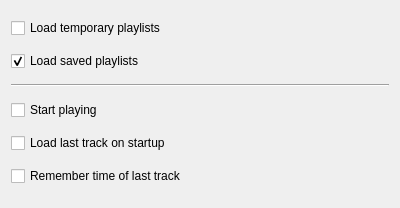
<?xml version="1.0" encoding="UTF-8"?>
<ui version="4.0">
 <class>GUI_StartupOptions</class>
 <widget class="QWidget" name="GUI_StartupOptions">
  <property name="geometry">
   <rect>
    <x>0</x>
    <y>0</y>
    <width>400</width>
    <height>208</height>
   </rect>
  </property>
  <layout class="QGridLayout" name="gridLayout">
   <item row="4" column="0">
    <widget class="QCheckBox" name="cb_load_last_track">
     <property name="text">
      <string>Load last track on startup</string>
     </property>
    </widget>
   </item>
   <item row="2" column="0">
    <widget class="Line" name="line_3">
     <property name="orientation">
      <enum>Qt::Horizontal</enum>
     </property>
    </widget>
   </item>
   <item row="0" column="0">
    <widget class="QCheckBox" name="cb_load_temporary_playlists">
     <property name="text">
      <string>Load temporary playlists</string>
     </property>
    </widget>
   </item>
   <item row="3" column="0">
    <widget class="QCheckBox" name="cb_start_playing">
     <property name="text">
      <string>Start playing</string>
     </property>
    </widget>
   </item>
   <item row="1" column="0">
    <widget class="QCheckBox" name="cb_load_saved_playlists">
     <property name="text">
      <string>Load saved playlists</string>
     </property>
     <property name="checked">
      <bool>true</bool>
     </property>
    </widget>
   </item>
   <item row="5" column="0">
    <widget class="QCheckBox" name="cb_remember_time">
     <property name="text">
      <string>Remember time of last track</string>
     </property>
    </widget>
   </item>
  </layout>
 </widget>
 <resources/>
 <connections/>
</ui>
